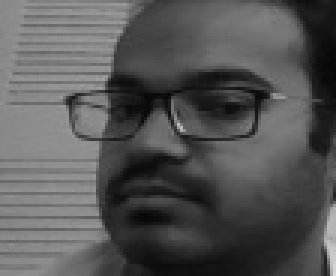
#> input picture face_recognition/database/vidit/147.jpg, 112 x 92 px, given in place of the camera (shown 3 times larger)
$ python generate_database.py database/vidit/147.jpg
#> lines starting #> are read from the running program, lines starting #| are printed output that depends on the picture
import cv2
import sys
import numpy
import os
from PIL import Image, ImageOps
import time

size = 4

front_haar = "..\\haar_classifiers\\haarcascade_frontalface_default.xml"  # "haarcascade_profileface.xml"# 'haarcascade_frontalface_default.xml'
side_haar = "..\\haar_classifiers\\haarcascade_profileface.xml"  # "haarcascade_profileface.xml"# 'haarcascade_frontalface_default.xml'

fn_dir = 'database'  # All the faces data will be present this folder
fn_name = 'vidit_test'# sys.argv[1]

path = os.path.join(fn_dir, fn_name)
if not os.path.isdir(path):
    os.mkdir(path)
(im_width, im_height) = (112, 92)
front_cascade = cv2.CascadeClassifier(front_haar)
side_cascade = cv2.CascadeClassifier(side_haar)

webcam = cv2.VideoCapture(0)  # '0' is use for my webcam, if you've any other
# The program loops until it has 30 images of the face.
count = 0
while count < 20:
    # time.sleep(0.100)
    (rval, im) = webcam.read()
#> im is the input picture: shape (92, 112, 3); min 6, max 215, mean 85.9
    im = cv2.flip(im, 1, 0)
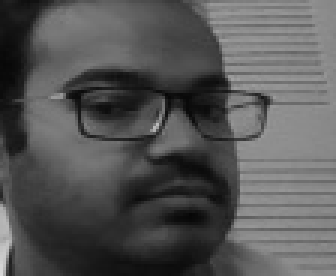
#> im: shape (92, 112, 3) (shown 3 times larger); min 6, max 215, mean 85.9
    gray = cv2.cvtColor(im, cv2.COLOR_BGR2GRAY)
    mini = cv2.resize(gray, (int(gray.shape[1] / size), int(gray.shape[0] / size)))
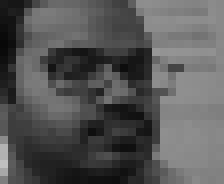
#> mini: shape (23, 28) (shown 8 times larger); min 8, max 192, mean 86.3
    if len(front_cascade.detectMultiScale(mini)) == 1 and len(side_cascade.detectMultiScale(mini)) == 0:

        faces = front_cascade.detectMultiScale(mini)
        # print("front")
    elif len(front_cascade.detectMultiScale(mini)) == 0 and len(side_cascade.detectMultiScale(mini)) == 1:
        faces = side_cascade.detectMultiScale(mini)
        # print("side")
    else:
        faces = front_cascade.detectMultiScale(mini)
#> faces = ()
        # print(len(front_cascade.detectMultiScale(mini)) ,len(side_cascade.detectMultiScale(mini)))
    faces = sorted(faces, key=lambda x: x[3])
#> faces = []
    if faces:
        face_i = faces[0]
        (x, y, w, h) = [v * size for v in face_i]
        face = gray[y:y + h, x:x + w]
        face_resize = cv2.resize(face, (im_width, im_height))
        pin = sorted([int(n[:n.find('.')]) for n in os.listdir(path)
                      if n[0] != '.'] + [0])[-1] + 1
        cv2.imwrite('%s/%s.jpg' % (path, pin), face_resize)
        cv2.rectangle(im, (x, y), (x + w, y + h), (0, 255, 0), 3)
        cv2.putText(im, fn_name, (x - 10, y - 10), cv2.FONT_HERSHEY_PLAIN,
                    1, (0, 255, 0))
        imm = Image.open('%s/%s.jpg' % (path, pin))
        # print(imm)
        pin = sorted([int(n[:n.find('.')]) for n in os.listdir(path)
                      if n[0] != '.'] + [0])[-1] + 2
        im_mirror = ImageOps.mirror(imm)
        im_mirror.save('%s/%s.jpg' % (path, pin), quality=95)
        count += 1

    cv2.imshow('OpenCV', im)
    key = cv2.waitKey(5)
#> (key Esc is pressed here)
    if key == 27:
        break

$ run again, on face_recognition/database/vidit/165.jpg
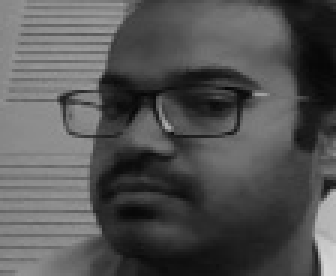
#> input picture face_recognition/database/vidit/165.jpg, 112 x 92 px, given in place of the camera (shown 3 times larger)
#> im is the input picture: shape (92, 112, 3); min 7, max 216, mean 84.2
#> `im = cv2.flip(im, 1, 0)`:
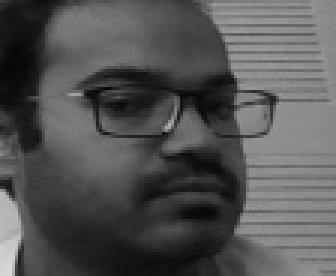
#> im: shape (92, 112, 3) (shown 3 times larger); min 7, max 216, mean 84.2
#> `mini = cv2.resize(gray, (int(gray.shape[1] / size), int(gray.shape[0] ..`:
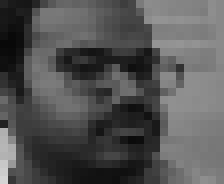
#> mini: shape (23, 28) (shown 8 times larger); min 8, max 212, mean 83.9
#> `faces = front_cascade.detectMultiScale(mini)`: faces = ()
#> `faces = sorted(faces, key=lambda x: x[3])`: faces = []

$ run again, on face_recognition/database/vidit/175.jpg
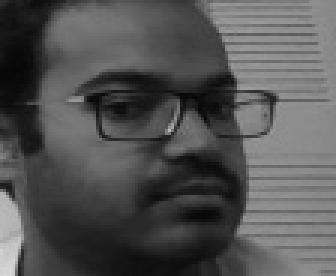
#> input picture face_recognition/database/vidit/175.jpg, 112 x 92 px, given in place of the camera (shown 3 times larger)
#> im is the input picture: shape (92, 112, 3); min 6, max 216, mean 83.6
#> `im = cv2.flip(im, 1, 0)`:
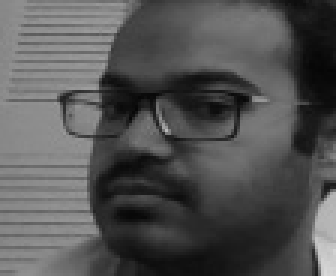
#> im: shape (92, 112, 3) (shown 3 times larger); min 6, max 216, mean 83.6
#> `mini = cv2.resize(gray, (int(gray.shape[1] / size), int(gray.shape[0] ..`:
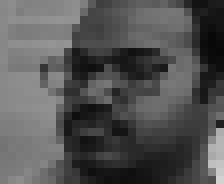
#> mini: shape (23, 28) (shown 8 times larger); min 8, max 210, mean 83.4
#> `faces = front_cascade.detectMultiScale(mini)`: faces = ()
#> `faces = sorted(faces, key=lambda x: x[3])`: faces = []
